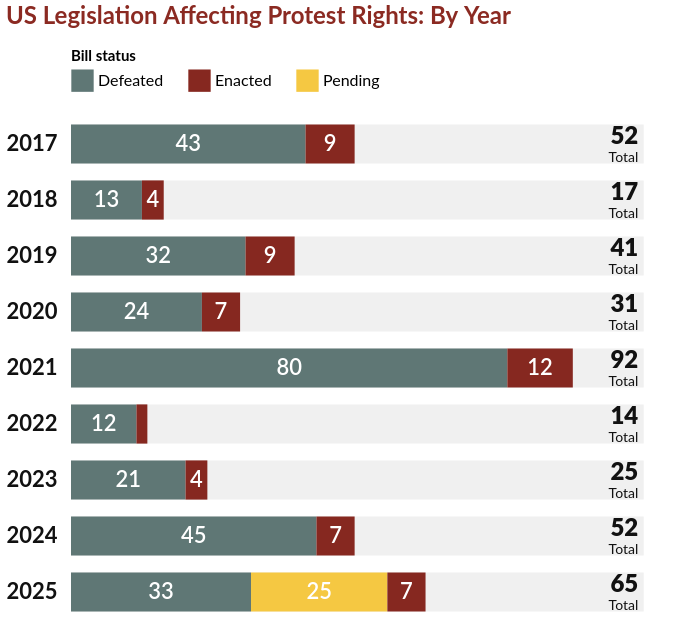

Describe this chart as a Vega-Lite specification.
### Vega-Lite specification from a JSON file in a GitHub repository (floating-point values rounded to 4 significant figures)
{"$schema": "https://vega.github.io/schema/vega-lite/v6.json", "title": {"text": "US Legislation Affecting Protest Rights: By Year", "anchor": "start", "color": "#8b2a22", "fontSize": 24, "fontWeight": "bold", "offset": 20}, "width": 600, "height": {"step": 56}, "data": {"values": [{"year": "2017", "Defeated": 43, "Pending": 0, "Enacted": 9}, {"year": "2018", "Defeated": 13, "Pending": 0, "Enacted": 4}, {"year": "2019", "Defeated": 32, "Pending": 0, "Enacted": 9}, {"year": "2020", "Defeated": 24, "Pending": 0, "Enacted": 7}, {"year": "2021", "Defeated": 80, "Pending": 0, "Enacted": 12}, {"year": "2022", "Defeated": 12, "Pending": 0, "Enacted": 2}, {"year": "2023", "Defeated": 21, "Pending": 0, "Enacted": 4}, {"year": "2024", "Defeated": 45, "Pending": 0, "Enacted": 7}, {"year": "2025", "Defeated": 33, "Pending": 25, "Enacted": 7}]}, "transform": [{"fold": ["Defeated", "Pending", "Enacted"], "as": ["status", "count"]}, {"filter": "datum.count > 0"}, {"calculate": "indexof(['Defeated','Pending','Enacted'], datum.status)", "as": "rank"}, {"window": [{"op": "sum", "field": "count", "as": "end"}], "groupby": ["year"], "sort": [{"field": "rank"}], "frame": [null, 0]}, {"calculate": "datum.end - datum.count", "as": "start"}, {"calculate": "datum.start + datum.count / 2", "as": "mid"}], "encoding": {"y": {"field": "year", "type": "ordinal", "title": null, "scale": {"paddingInner": 0.3}, "axis": {"domain": false, "ticks": false, "labelFontSize": 22, "labelFontWeight": "bold", "labelColor": "#111", "labelPadding": 14}}}, "layer": [{"transform": [{"aggregate": [], "groupby": ["year"]}], "mark": {"type": "bar", "color": "#f0f0f0"}, "encoding": {"x": {"datum": 0, "type": "quantitative", "scale": {"domain": [0, 105]}, "axis": null}, "x2": {"datum": 105}}}, {"mark": "bar", "encoding": {"x": {"field": "start", "type": "quantitative"}, "x2": {"field": "end"}, "color": {"field": "status", "type": "nominal", "scale": {"domain": ["Defeated", "Enacted", "Pending"], "range": ["#5f7775", "#862820", "#f5c842"]}, "legend": {"title": "Bill status", "orient": "top", "direction": "horizontal", "symbolType": "square", "symbolSize": 500, "symbolStrokeWidth": 0, "labelFontSize": 16, "titleFontSize": 15, "columnPadding": 24, "offset": 24}}}}, {"transform": [{"filter": "datum.count >= 3"}], "mark": {"type": "text", "color": "white", "fontSize": 22, "fontWeight": 600}, "encoding": {"x": {"field": "mid", "type": "quantitative"}, "text": {"field": "count"}}}, {"transform": [{"aggregate": [{"op": "sum", "field": "count", "as": "total"}], "groupby": ["year"]}], "mark": {"type": "text", "align": "right", "dy": -7, "fontSize": 24, "fontWeight": 900, "color": "#111"}, "encoding": {"x": {"datum": 104, "type": "quantitative"}, "text": {"field": "total"}}}, {"transform": [{"aggregate": [], "groupby": ["year"]}], "mark": {"type": "text", "align": "right", "dy": 14, "fontSize": 14, "color": "#111", "text": "Total"}, "encoding": {"x": {"datum": 104, "type": "quantitative"}}}], "config": {"font": "Lato, Helvetica, Arial, sans-serif", "view": {"stroke": null}}}
